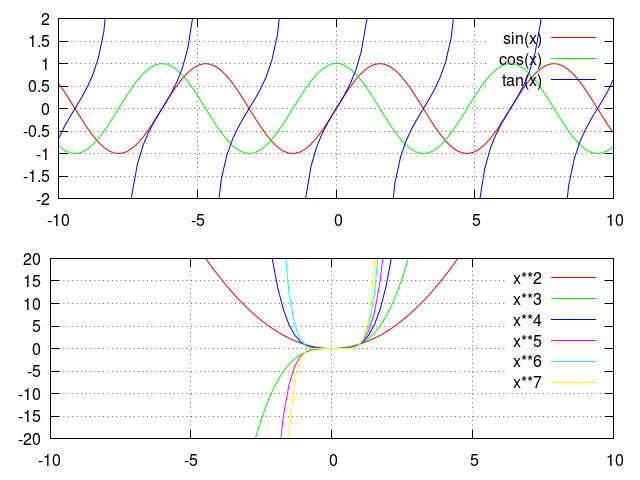

Reproduce this figure in gnuplot.
load "lib_common.plt"

set multiplot
set size 1, 0.5

set origin 0.0,0.5
set yrange [-2:2]
plot sin(x), cos(x), tan(x)

set origin 0.0,0.0
set yrange [-20:20]
plot x**2, x**3, x**4, x**5, x**6, x**7

unset multiplot   
